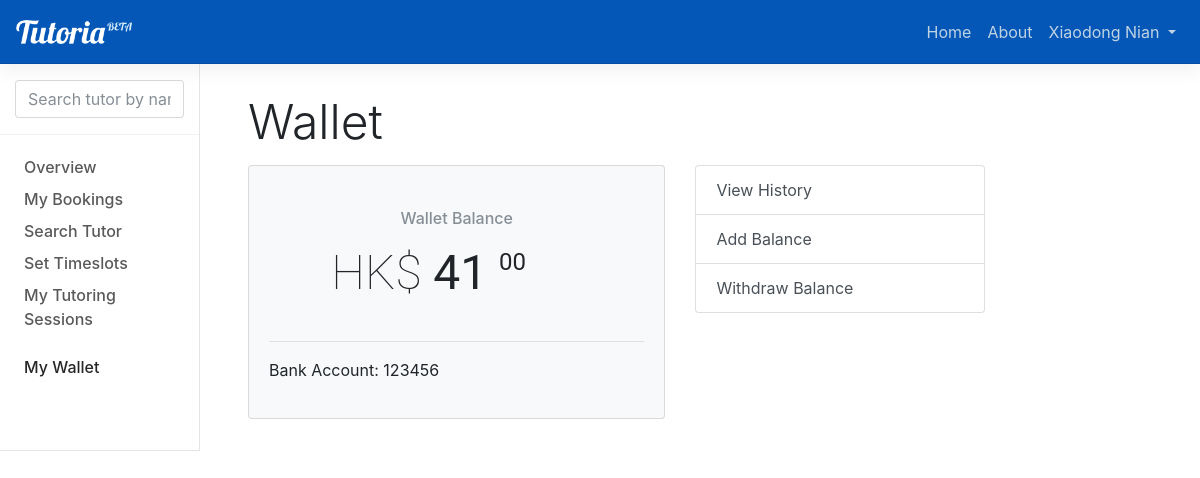
Before: /wallet/ (signed in) with the older database file.
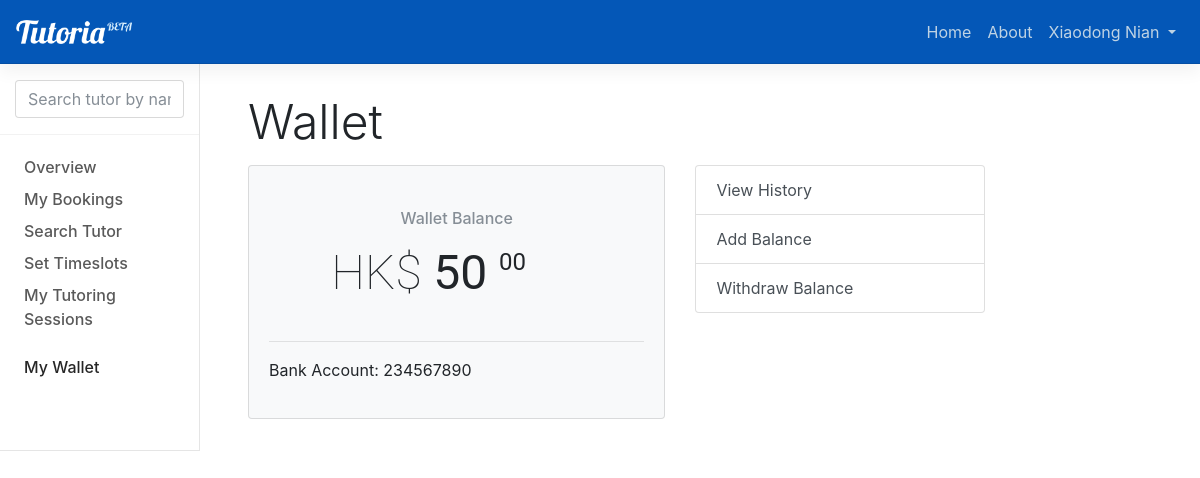
After: the same page with the newer database file.
### transaction/models.py (models this page shows, shortened)
class Wallet(models.Model):
    user = models.ForeignKey(User, on_delete=models.CASCADE, related_name='wallet_owner')
    balance = models.DecimalField(default=0.00, max_digits=10, decimal_places=2)
    bank_account = models.CharField(max_length=30, blank = True)

### transaction/views.py (the view)
# urls.py: url(r'^wallet/$', transaction_views.wallet, name='wallet'),
@login_required
def wallet(request):
    userWallet = Wallet.objects.get(user = request.user)
    return render(request, 'wallet.html', {'balance': str(userWallet.balance).split('.'), 'bank_account': userWallet.bank_account})

### tutoria/templates/wallet.html (shortened to what this page needs)
{% extends 'nav.html' %}
{% block stylesheet %}
    <link href="/static/css/wallet.css" rel="stylesheet">
{% endblock %}
{% block menu %}
    {% if user.is_authenticated %}
        <div class="bd-toc-item">
            <a class="bd-toc-link" href="{% url 'home' %}">
                Overview
            </a>
        </div>
        <div class="bd-toc-item">
            <a class="bd-toc-link" href="{% url 'session' %}">
                My Bookings
            </a>
        </div>
        <div class="bd-toc-item">
            <a class="bd-toc-link" href="{% url 'search' %}">
                Search Tutor
            </a>
        </div>
        {% if user.profile.identity == 'T' %}
            <div class="bd-toc-item">
                <a class="bd-toc-link" href="{% url 'offerslot' %}">
                    Set Timeslots
                </a>
            </div>
            <div class="bd-toc-item">
                <a class="bd-toc-link" href="{% url 'sessionTutoring' %}">
                    My Tutoring Sessions
                </a>
            </div>
        {% endif %}
        <div class="bd-toc-item active">
            <a class="bd-toc-link" href="{% url 'wallet' %}">
                My Wallet
            </a>
        </div>
    {% endif %}
{% endblock %}
{% block content %}
    <h1 class="bd-title">Wallet</h1>
    <div class="row">
        <div class="col-lg-7" id="balance-card">
            <div class="card text-center bg-light">
            <div class="card-body">
                <h6 class="card-subtitle text-muted">Wallet Balance</h6>
                <div class="money">
                    {% for each in balance%}
                        <span>{{ each }}</span>
                    {% endfor %}
                </div>
                <hr>
                <p style="text-align:left">Bank Account: {{ bank_account }} </p>
            </div>
            </div>
        </div>
        <div class="col-lg-5">
            <div class="list-group">
                <a href="{% url 'transactionHistory' %}" class="list-group-item list-group-item-action">View History</a>
                <a href="{% url 'addBalance' %}" class="list-group-item list-group-item-action">Add Balance</a>
                <a href="{% url 'withdrawBalance' %}" class="list-group-item list-group-item-action">Withdraw Balance</a>
            </div>
        </div>
    </div>
{% endblock %}

Changed rows visible on the page:
changed Wallet: bank_account "123456" → "234567890"
Other visible differences:
new list line: "50"
list line gone: "41"
